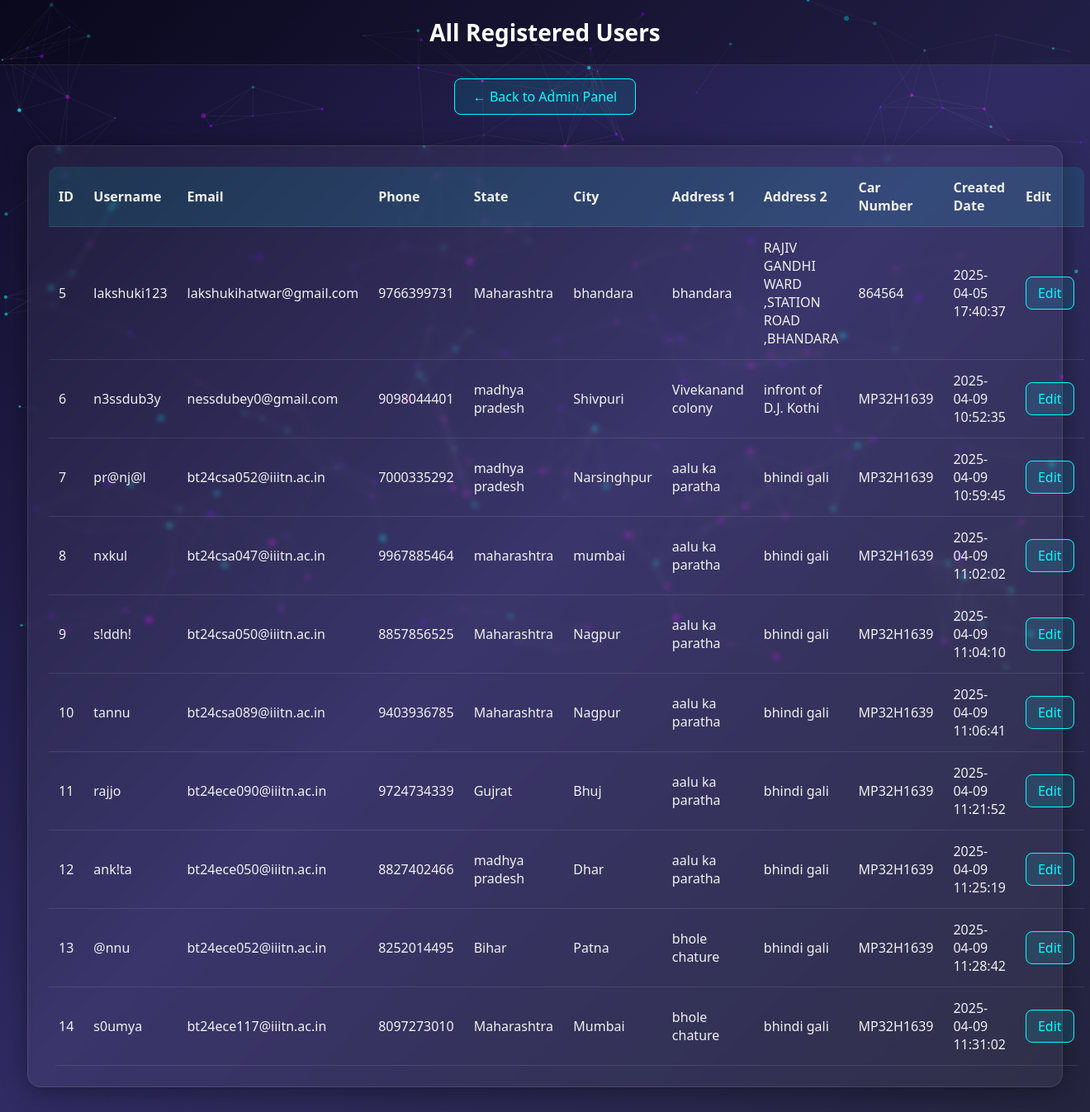
The page /admin/all_users.php on the database its author committed.
### tables this page shows
CREATE TABLE `user_form` (
  `id` int(11) NOT NULL,
  `username` varchar(100) DEFAULT NULL,
  `firstName` varchar(100) DEFAULT NULL,
  `lastName` varchar(100) DEFAULT NULL,
  `phoneNo` varchar(20) DEFAULT NULL,
  `email` varchar(100) DEFAULT NULL,
  `state` varchar(50) DEFAULT NULL,
  `city` varchar(50) DEFAULT NULL,
  `address1` varchar(200) DEFAULT NULL,
  `address2` varchar(200) DEFAULT NULL,
  `dob` varchar(20) DEFAULT NULL,
  `aadharNumber` varchar(20) DEFAULT NULL,
  `aadharFile` varchar(255) DEFAULT NULL,
  `carNumber` varchar(20) DEFAULT NULL,
  `dlNumber` varchar(20) DEFAULT NULL,
  `dlFile` varchar(255) DEFAULT NULL,
  `created_at` timestamp NOT NULL DEFAULT current_timestamp()
);

### admin/all_users.php (the view, shortened to what this page needs)
<?php
$mysqli = new mysqli("sql105.infinityfree.com", "if0_39017725", "jeZyqYSlUAhhmM", "if0_39017725_parkify_db");
$result = $mysqli->query("SELECT * FROM user_form");
?>
<!DOCTYPE html>
<html lang="en">
<head>
</head>
<body>
<canvas id="particles"></canvas>
<header>All Registered Users</header>
<div style="text-align: center;">
  <a href="admin_panel.php" class="back-btn">← Back to Admin Panel</a>
</div>
<div class="container">
  <table>
    <tr>
      <th>ID</th>
      <th>Username</th>
      <th>Email</th>
      <th>Phone</th>
      <th>State</th>
      <th>City</th>
      <th>Address 1</th>
      <th>Address 2</th>
      <th>Car Number</th>
      <th>Created Date</th>
      <th>Edit</th>
    </tr>
    <?php while ($row = $result->fetch_assoc()) { ?>
      <tr>
        <td><?= $row['id']; ?></td>
        <td><?= htmlspecialchars($row['username']); ?></td>
        <td><?= htmlspecialchars($row['email']); ?></td>
        <td><?= htmlspecialchars($row['phoneNo']); ?></td>
        <td><?= htmlspecialchars($row['state']); ?></td>
        <td><?= htmlspecialchars($row['city']); ?></td>
        <td><?= htmlspecialchars($row['address1']); ?></td>
        <td><?= htmlspecialchars($row['address2']); ?></td>
        <td><?= htmlspecialchars($row['carNumber']); ?></td>
        <td><?= htmlspecialchars($row['created_at']); ?></td>
        <td><a href="edit_user.php?id=<?= $row['id']; ?>" class="edit-btn">Edit</a></td>
      </tr>
    <?php } ?>
  </table>
</div>
</body>
</html>

### admin/all_users.php (style rules this page uses)
* { box-sizing: border-box; }
body { font-family: 'Segoe UI', Tahoma, Geneva, Verdana, sans-serif; margin: 0; padding: 0; background: linear-gradient(135deg, #0f0c29, #302b63, #24243e); color: white; overflow-x: hidden; }
#particles { position: fixed; top: 0; left: 0; z-index: -1; width: 100%; height: 100%; pointer-events: none; }
header { text-align: center; font-size: 28px; font-weight: bold; padding: 20px 0; background: rgba(0, 0, 0, 0.3); backdrop-filter: blur(0px); border-bottom: 1px solid rgba(255, 255, 255, 0.1); }
.container { max-width: 95%; margin: 30px auto; background: rgba(255, 255, 255, 0.05); border-radius: 16px; padding: 25px; backdrop-filter: blur(3px); box-shadow: 0 4px 30px rgba(0, 0, 0, 0.4); border: 1px solid rgba(255, 255, 255, 0.1); }
table { width: 100%; border-collapse: collapse; border-radius: 10px; overflow: hidden; }
th, td { padding: 14px 12px; text-align: left; border-bottom: 1px solid rgba(255, 255, 255, 0.1); color: #f0f0f0; }
th { background: rgba(0, 255, 255, 0.1); font-weight: 600; }
.edit-btn { background: rgba(0, 255, 255, 0.1); color: cyan; padding: 8px 14px; border-radius: 8px; text-decoration: none; transition: all 0.2s ease; border: 1px solid cyan; }
.back-btn { display: inline-block; margin: 16px auto; margin-bottom: 7px; padding: 10px 22px; font-size: 16px; background-color: rgba(0, 255, 255, 0.1); color: cyan; border: 1px solid cyan; border-radius: 8px; cursor: pointer; transition: 0.3s ease; text-decoration: none; text-align: center; }

### rows shown on the page
user_form: id "5", username "lakshuki123", email "lakshukihatwar@gmail.com", phoneNo "9766399731", state "Maharashtra", city "bhandara", address1 "bhandara", address2 "RAJIV GANDHI WARD ,STATION ROAD ,BHANDARA", carNumber "864564", created_at "2025-04-05 17:40:37"
user_form: id "6", username "n3ssdub3y", email "nessdubey0@gmail.com", phoneNo "9098044401", state "madhya pradesh", city "Shivpuri", address1 "Vivekanand colony", address2 "infront of D.J. Kothi", carNumber "MP32H1639", created_at "2025-04-09 10:52:35"
user_form: id "7", username "pr@nj@l", email "bt24csa052@iiitn.ac.in", phoneNo "7000335292", state "madhya pradesh", city "Narsinghpur", address1 "aalu ka paratha", address2 "bhindi gali", carNumber "MP32H1639", created_at "2025-04-09 10:59:45"
user_form: id "8", username "nxkul", email "bt24csa047@iiitn.ac.in", phoneNo "9967885464", state "maharashtra", city "mumbai", address1 "aalu ka paratha", address2 "bhindi gali", carNumber "MP32H1639", created_at "2025-04-09 11:02:02"
user_form: id "9", username "s!ddh!", email "bt24csa050@iiitn.ac.in", phoneNo "8857856525", state "Maharashtra", city "Nagpur", address1 "aalu ka paratha", address2 "bhindi gali", carNumber "MP32H1639", created_at "2025-04-09 11:04:10"
user_form: id "10", username "tannu", email "bt24csa089@iiitn.ac.in", phoneNo "9403936785", state "Maharashtra", city "Nagpur", address1 "aalu ka paratha", address2 "bhindi gali", carNumber "MP32H1639", created_at "2025-04-09 11:06:41"
user_form: id "11", username "rajjo", email "bt24ece090@iiitn.ac.in", phoneNo "9724734339", state "Gujrat", city "Bhuj", address1 "aalu ka paratha", address2 "bhindi gali", carNumber "MP32H1639", created_at "2025-04-09 11:21:52"
user_form: id "12", username "ank!ta", email "bt24ece050@iiitn.ac.in", phoneNo "8827402466", state "madhya pradesh", city "Dhar", address1 "aalu ka paratha", address2 "bhindi gali", carNumber "MP32H1639", created_at "2025-04-09 11:25:19"
user_form: id "13", username "@nnu", email "bt24ece052@iiitn.ac.in", phoneNo "8252014495", state "Bihar", city "Patna", address1 "bhole chature", address2 "bhindi gali", carNumber "MP32H1639", created_at "2025-04-09 11:28:42"
user_form: id "14", username "s0umya", email "bt24ece117@iiitn.ac.in", phoneNo "8097273010", state "Maharashtra", city "Mumbai", address1 "bhole chature", address2 "bhindi gali", carNumber "MP32H1639", created_at "2025-04-09 11:31:02"
